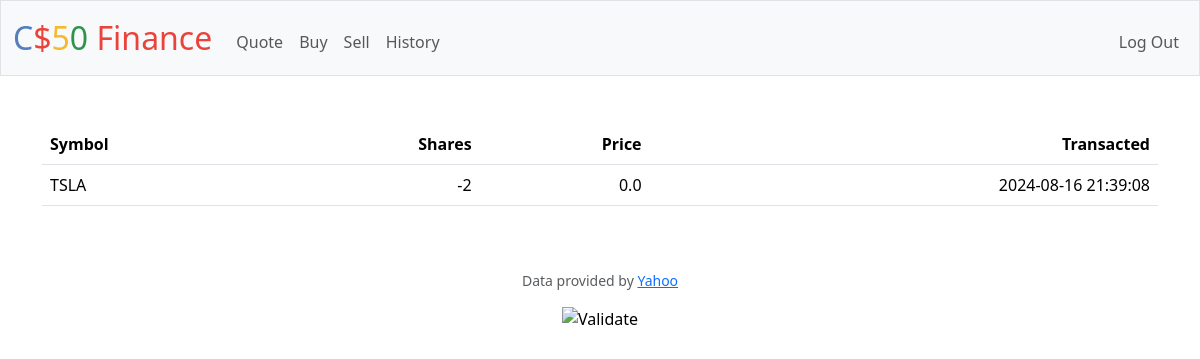
Page /history (signed in) on the earlier database version.
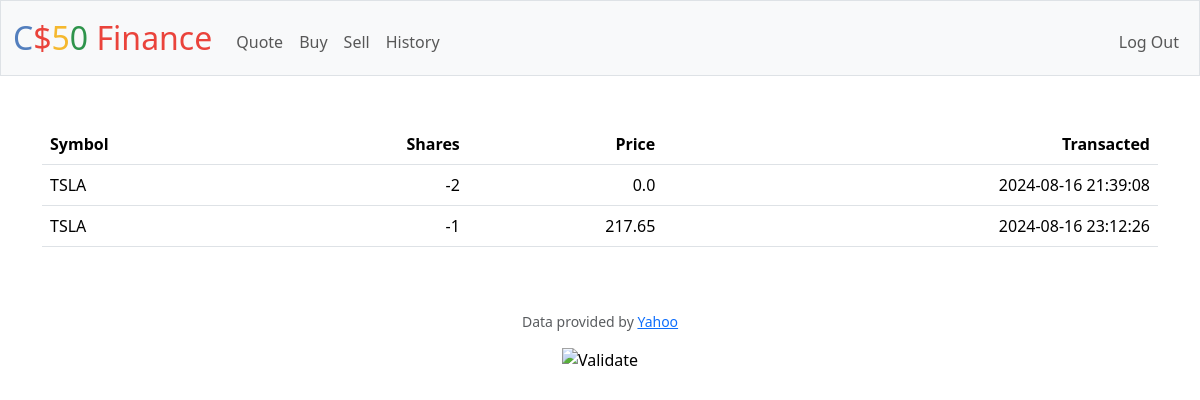
Same page on the later database version.
### tables this page shows
CREATE TABLE "selldata"("id" INTEGER NOT NULL, "symbol" TEXT NOT NULL, "shares" INTEGER NOT NULL DEFAULT 0, "time" DATETIME NOT NULL, "cost" FLOAT NOT NULL DEFAULT 0);

### app.py (the view)
@app.route("/history")
@login_required
def history():
    if request.method == "GET":
        bhai = db.execute("SELECT * FROM buydata WHERE id = (?)",session["user_id"] )
        salmon = db.execute("SELECT * FROM selldata WHERE id = (?)",session["user_id"])
        return render_template("history.html",bhai = bhai, salmon = salmon)
    return apology("TODO")

### app.py (called while the page is built)
@app.after_request
def after_request(response):
    response.headers["Cache-Control"] = "no-cache, no-store, must-revalidate"
    response.headers["Expires"] = 0
    response.headers["Pragma"] = "no-cache"
    return response

### helpers.py (called while the page is built)
def login_required(f):
    @wraps(f)
    def decorated_function(*args, **kwargs):
        if session.get("user_id") is None:
            return redirect("/login")
        return f(*args, **kwargs)
    return decorated_function

### templates/history.html (shortened to what this page needs)
{% extends "layout.html" %}
{% block main %}
<table class="table">
    <thead>
        <tr>
            <th class="text-start">Symbol</th>
            <th class="text-end">Shares</th>
            <th class="text-end">Price</th>
            <th class="text-end">Transacted</th>
        </tr>
    </thead>
    <tbody>
            {% for type in salmon%}
            <tr>
                <td class="text-start">{{type.symbol}}</td>
                <td class="text-end">-{{type.shares}}</td>
                <td class="text-end">{{type.cost}}</td>
                <td class="text-end">{{type.time}}</td>
            </tr>
            {% endfor %}
    </tbody>
</table>
{% endblock %}

### templates/layout.html (shortened to what this page needs)
<!DOCTYPE html>
<html lang="en">
    <head>
        <link href="https://cdn.jsdelivr.net/npm/bootstrap@5.3.3/dist/css/bootstrap.min.css" rel="stylesheet">
        <link href="/static/styles.css" rel="stylesheet">
    </head>
    <body>
        <nav class="bg-light border navbar navbar-expand-md navbar-light">
            <div class="container-fluid">
                <a class="navbar-brand" href="/"><span class="blue">C</span><span class="red">$</span><span class="yellow">5</span><span class="green">0</span> <span class="red">Finance</span></a>
                <div class="collapse navbar-collapse" id="navbar">
                    {% if session["user_id"] %}
                        <ul class="navbar-nav me-auto mt-2">
                            <li class="nav-item"><a class="nav-link" href="/quote">Quote</a></li>
                            <li class="nav-item"><a class="nav-link" href="/buy">Buy</a></li>
                            <li class="nav-item"><a class="nav-link" href="/sell">Sell</a></li>
                            <li class="nav-item"><a class="nav-link" href="/history">History</a></li>
                        </ul>
                        <ul class="navbar-nav ms-auto mt-2">
                            <li class="nav-item"><a class="nav-link" href="/logout">Log Out</a></li>
                        </ul>
                    {% else %}
                        <ul class="navbar-nav ms-auto mt-2">
                            <li class="nav-item"><a class="nav-link" href="/register">Register</a></li>
                            <li class="nav-item"><a class="nav-link" href="/login">Log In</a></li>
                        </ul>
                    {% endif %}
                </div>
            </div>
        </nav>
        <main class="container py-5 text-center">
            {% block main %}{% endblock %}
        </main>
        <footer class="mb-5">
            <p class="mb-3 small text-center text-muted">
                Data provided by <a href="https://finance.yahoo.com/">Yahoo</a>
            </p>
            <form action="https://validator.w3.org/check" class="text-center" enctype="multipart/form-data" method="post" target="_blank">
                <input alt="Validate" src="/static/I_heart_validator.png" type="image">
            </form>
        </footer>
    </body>
</html>

### static/styles.css (style rules this page uses)
nav .navbar-brand { font-size: xx-large; }
nav .navbar-brand .blue { color: #537fbe; }
nav .navbar-brand .red { color: #ea433b; }
nav .navbar-brand .yellow { color: #f5b82e; }
nav .navbar-brand .green { color: #2e944b; }

Differences in the rows shown:
added selldata: symbol "TSLA", shares "1", cost "217.65", time "2024-08-16 23:12:26"
